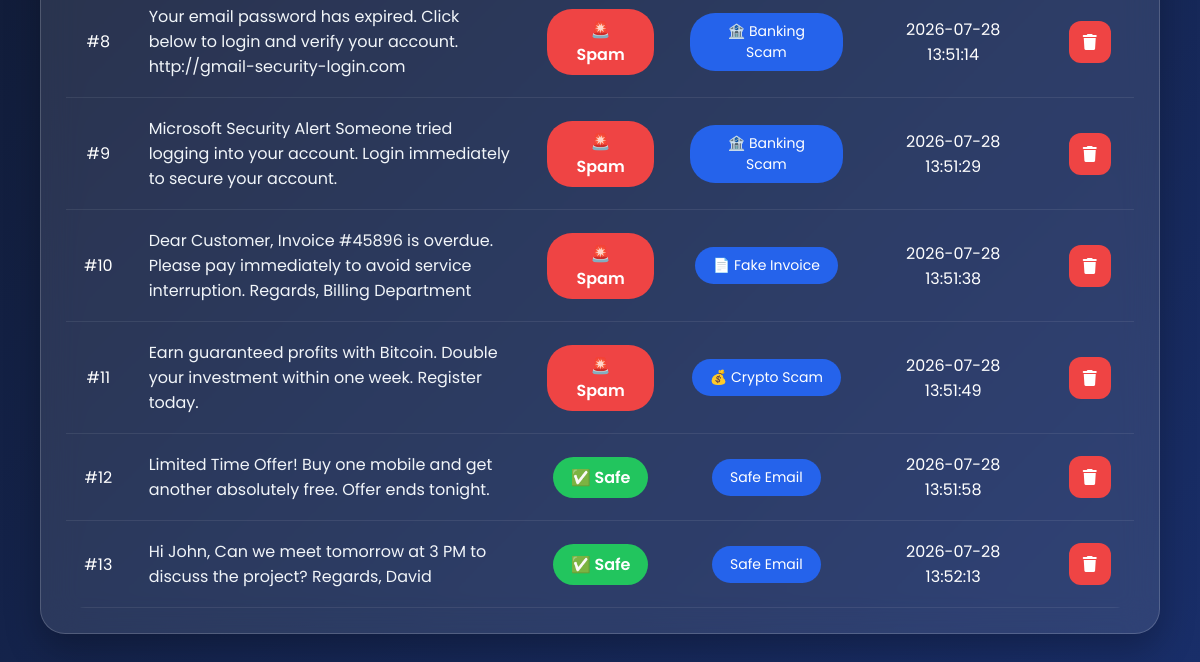
Before: /history (lower part) with the older database file.
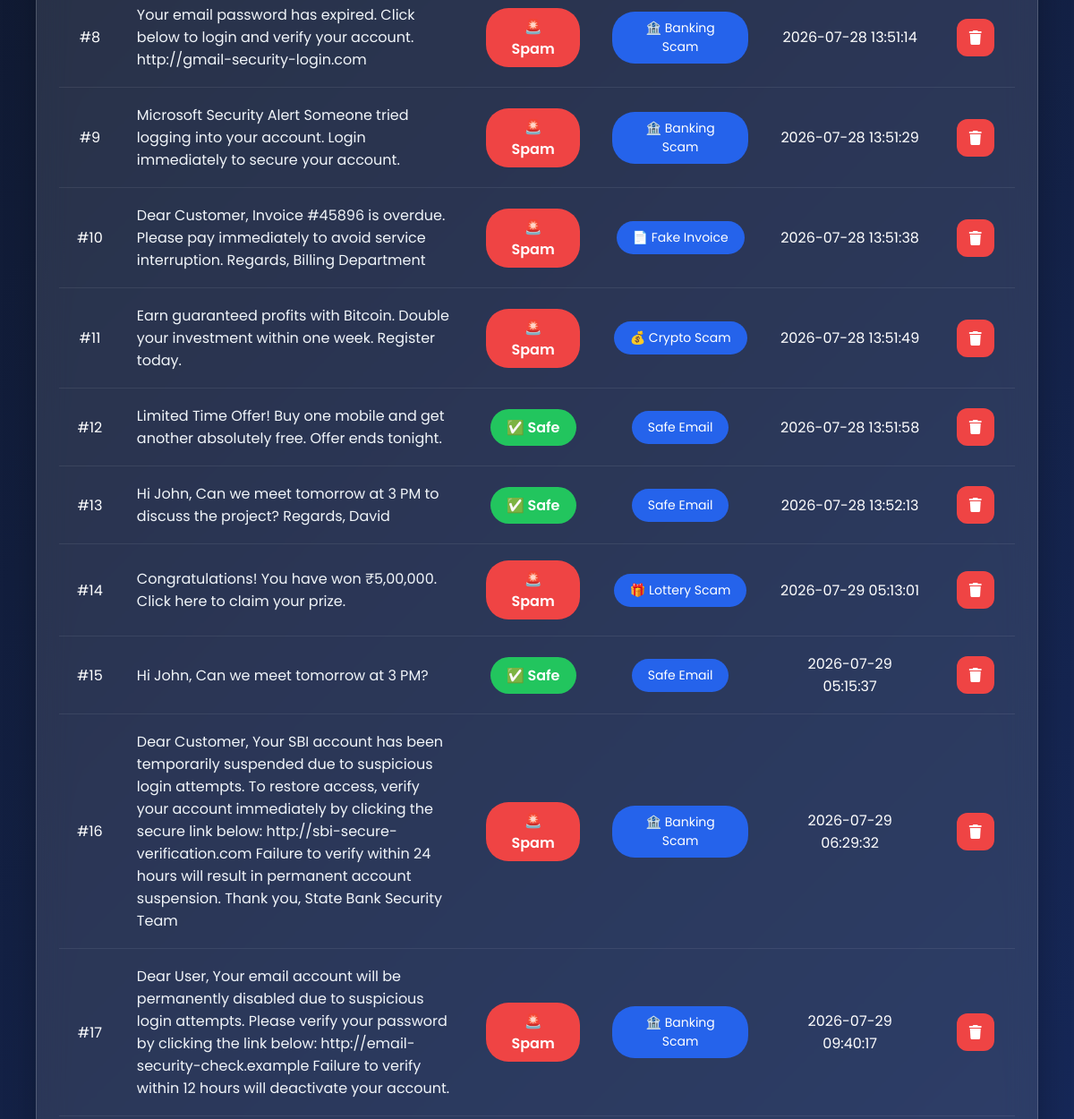
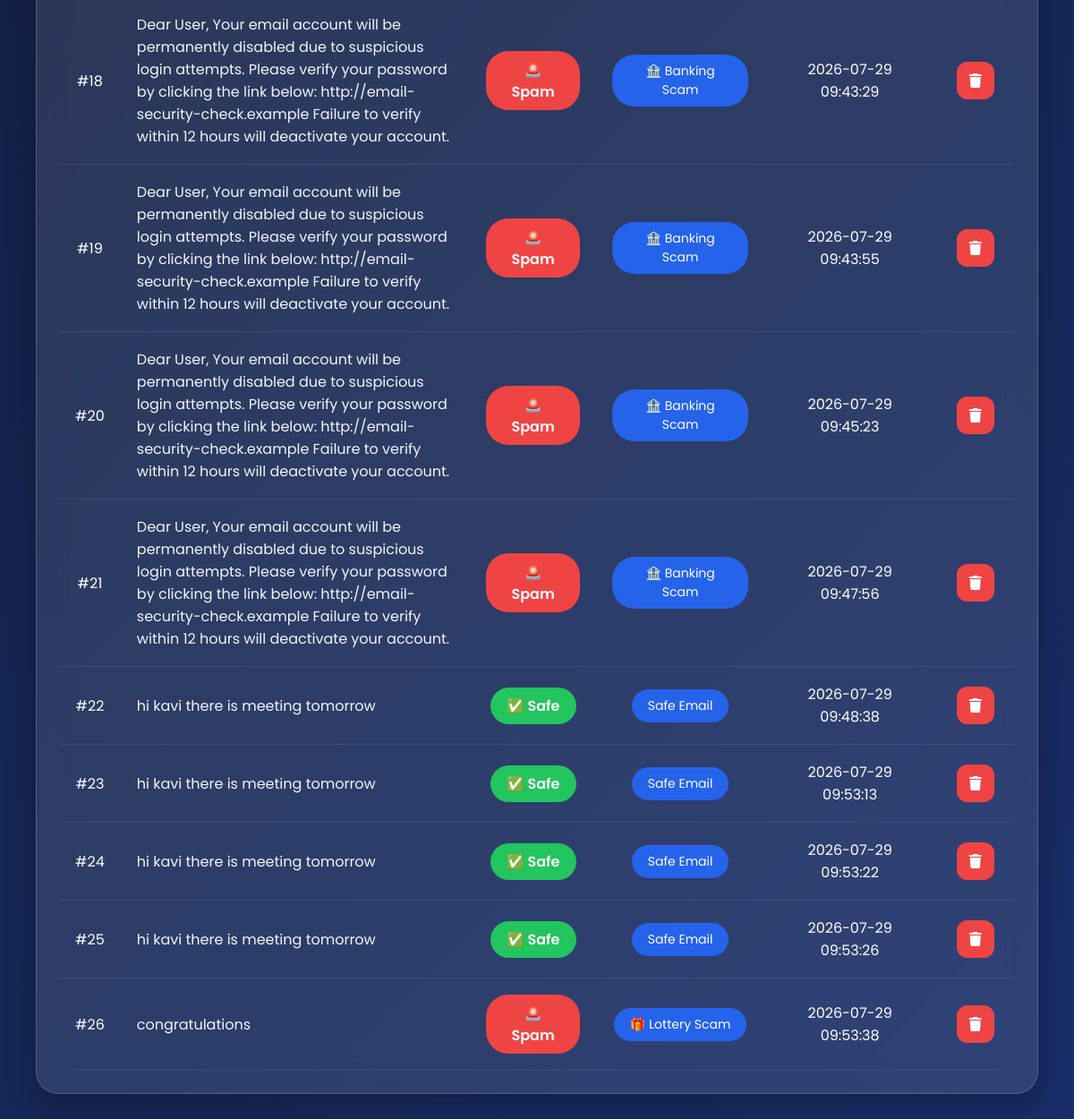
After: the same page with the newer database file (2 pictures, top to bottom).
### tables this page shows
CREATE TABLE scan_history (
    id INTEGER PRIMARY KEY AUTOINCREMENT,
    email TEXT,
    message TEXT,
    prediction TEXT,
    category TEXT,
    scan_date TIMESTAMP DEFAULT CURRENT_TIMESTAMP
);

### app.py (the view)
@app.route("/history")
def history():
    conn = sqlite3.connect("spam.db")
    cursor = conn.cursor()
    cursor.execute("SELECT * FROM scan_history")
    rows = cursor.fetchall()
    conn.close()
    return render_template(
        "history.html",
        history=rows
    )

### templates/history.html (shortened to what this page needs)
<!DOCTYPE html>
<html lang="en">
<head>
    <link rel="stylesheet"
        href="{{ url_for('static', filename='css/common.css') }}">
    <link rel="stylesheet"
        href="{{ url_for('static', filename='css/history.css') }}">
    <link rel="stylesheet"
        href="https://cdnjs.cloudflare.com/ajax/libs/font-awesome/6.5.2/css/all.min.css">
</head>
<body>
    <div class="main full">
        <div class="glass-card">
            <table id="historyTable">
                <tbody>
                    {% if history %}
                    {% for row in history %}
                    <tr>
                        <td>
                            #{{ row[0] }}
                        </td>
                        <td class="message">
                            {{ row[2] }}
                        </td>
                        <td>
                            {% if row[3]=="Spam" %}
                            <span class="spam">
                                🚨 Spam
                            </span>
                            {% else %}
                            <span class="safe">
                                ✅ Safe
                            </span>
                            {% endif %}
                        </td>
                        <td>
                            {% if row[4] %}
                            <span class="category">
                                {{ row[4] }}
                            </span>
                            {% else %}
                            <span class="category">
                                Safe Email
                            </span>
                            {% endif %}
                        </td>
                        <td>
                            {{ row[5] }}
                        </td>
                        <td>
                            <a href="/delete_history/{{ row[0] }}"
                                class="delete-btn">
                                <i class="fa-solid fa-trash"></i>
                            </a>
                        </td>
                    </tr>
                    {% endfor %}
                    {% endif %}
                </tbody>
            </table>
        </div>
    </div>
</body>
</html>

### static/css/common.css (style rules this page uses)
* { margin:0; padding:0; box-sizing:border-box; font-family:'Poppins',sans-serif; }
body { min-height:100vh; background:linear-gradient( 135deg, #0f172a, #1e3a8a, #7c3aed ); background-size:300% 300%; animation:gradientMove 12s ease infinite; color:white; }
.main { margin-left:250px; width:calc(100% - 250px); padding:40px; transition:.4s; }
.main.full { margin-left:0; width:100%; }

### static/css/history.css (style rules this page uses)
.glass-card { background:rgba(255,255,255,.10); backdrop-filter:blur(18px); border:1px solid rgba(255,255,255,.18); border-radius:25px; padding:25px; margin-bottom:30px; box-shadow:0 15px 35px rgba(0,0,0,.25); }
table { width:100%; border-collapse:collapse; overflow:hidden; border-radius:20px; }
td { padding:18px; border-bottom:1px solid rgba(255,255,255,.08); text-align:center; }
tbody tr { transition:.3s; }
.message { max-width:420px; text-align:left; word-break:break-word; color:#f1f5f9; }
.spam { display:inline-block; background:#ef4444; color:white; padding:8px 18px; border-radius:25px; font-weight:600; }
.safe { display:inline-block; background:#22c55e; color:white; padding:8px 18px; border-radius:25px; font-weight:600; }
.category { display:inline-block; background:#2563eb; color:white; padding:8px 18px; border-radius:25px; font-size:14px; }
.delete-btn { display:inline-flex; align-items:center; justify-content:center; width:42px; height:42px; background:#ef4444; color:white; text-decoration:none; border-radius:12px; transition:.3s; }

Changed rows visible on the page:
added scan_history: id "14", message "Congratulations! You have won ₹5,00,000. Click here to claim your prize.", prediction "🚨 Spam", category "🎁 Lottery Scam", scan_date "2026-07-29 05:13:01"
added scan_history: id "15", message "Hi John, Can we meet tomorrow at 3 PM?", prediction "✅ Safe", category "Safe Email", scan_date "2026-07-29 05:15:37"
added scan_history: id "16", message "Dear Customer, Your SBI account has been temporarily suspended due to suspicious login attempts. To restore access, verify your account immediately by clicking the secure link below: http://sbi-secure-verification.com Failure to verify within 24 hours will result in permanent account suspension. Thank you, State Bank Security Team", prediction "🚨 Spam", category "🏦 Banking Scam", scan_date "2026-07-29 06:29:32"
added scan_history: id "17", message "Dear User, Your email account will be permanently disabled due to suspicious login attempts. Please verify your password by clicking the link below: http://email-security-check.example Failure to verify within 12 hours will deactivate your account.", prediction "🚨 Spam", category "🏦 Banking Scam", scan_date "2026-07-29 09:40:17"
added scan_history: id "18", message "Dear User, Your email account will be permanently disabled due to suspicious login attempts. Please verify your password by clicking the link below: http://email-security-check.example Failure to verify within 12 hours will deactivate your account.", prediction "🚨 Spam", category "🏦 Banking Scam", scan_date "2026-07-29 09:43:29"
added scan_history: id "19", message "Dear User, Your email account will be permanently disabled due to suspicious login attempts. Please verify your password by clicking the link below: http://email-security-check.example Failure to verify within 12 hours will deactivate your account.", prediction "🚨 Spam", category "🏦 Banking Scam", scan_date "2026-07-29 09:43:55"
added scan_history: id "20", message "Dear User, Your email account will be permanently disabled due to suspicious login attempts. Please verify your password by clicking the link below: http://email-security-check.example Failure to verify within 12 hours will deactivate your account.", prediction "🚨 Spam", category "🏦 Banking Scam", scan_date "2026-07-29 09:45:23"
added scan_history: id "21", message "Dear User, Your email account will be permanently disabled due to suspicious login attempts. Please verify your password by clicking the link below: http://email-security-check.example Failure to verify within 12 hours will deactivate your account.", prediction "🚨 Spam", category "🏦 Banking Scam", scan_date "2026-07-29 09:47:56"
added scan_history: id "22", message "hi kavi there is meeting tomorrow", prediction "✅ Safe", category "Safe Email", scan_date "2026-07-29 09:48:38"
added scan_history: id "23", message "hi kavi there is meeting tomorrow", prediction "✅ Safe", category "Safe Email", scan_date "2026-07-29 09:53:13"
added scan_history: id "24", message "hi kavi there is meeting tomorrow", prediction "✅ Safe", category "Safe Email", scan_date "2026-07-29 09:53:22"
added scan_history: id "25", message "hi kavi there is meeting tomorrow", prediction "✅ Safe", category "Safe Email", scan_date "2026-07-29 09:53:26"
added scan_history: id "26", message "congratulations", prediction "🚨 Spam", category "🎁 Lottery Scam", scan_date "2026-07-29 09:53:38"
